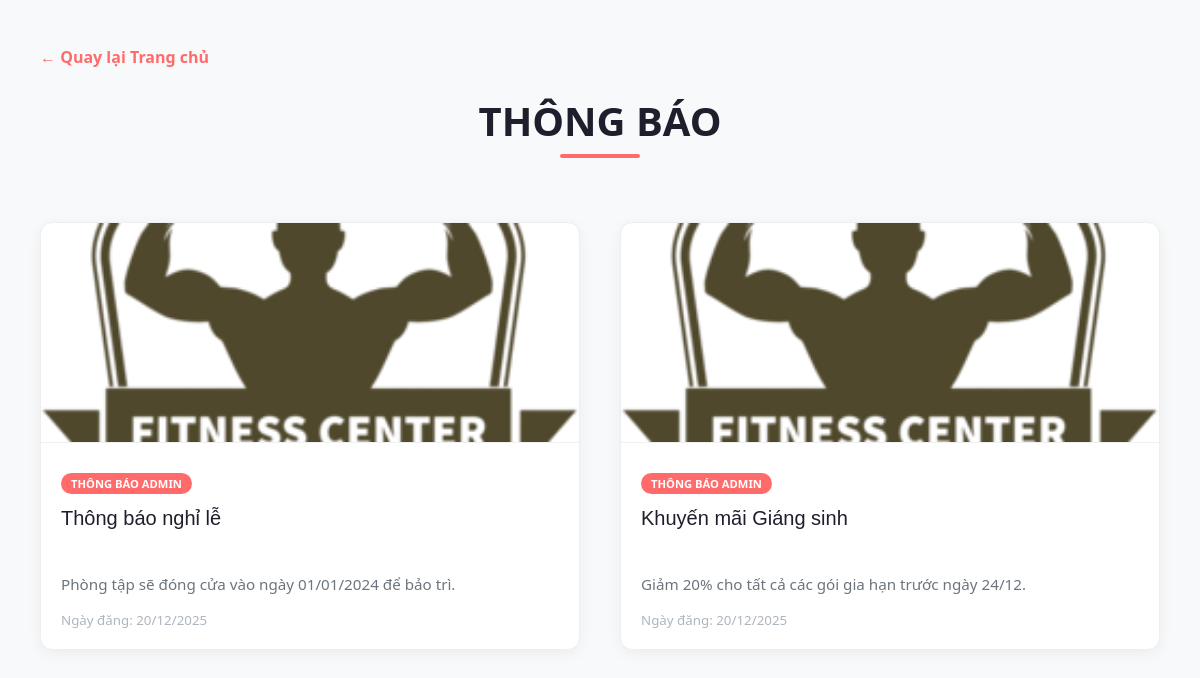
Before: /Hiep_Folder/thongbao.php with the older database file.
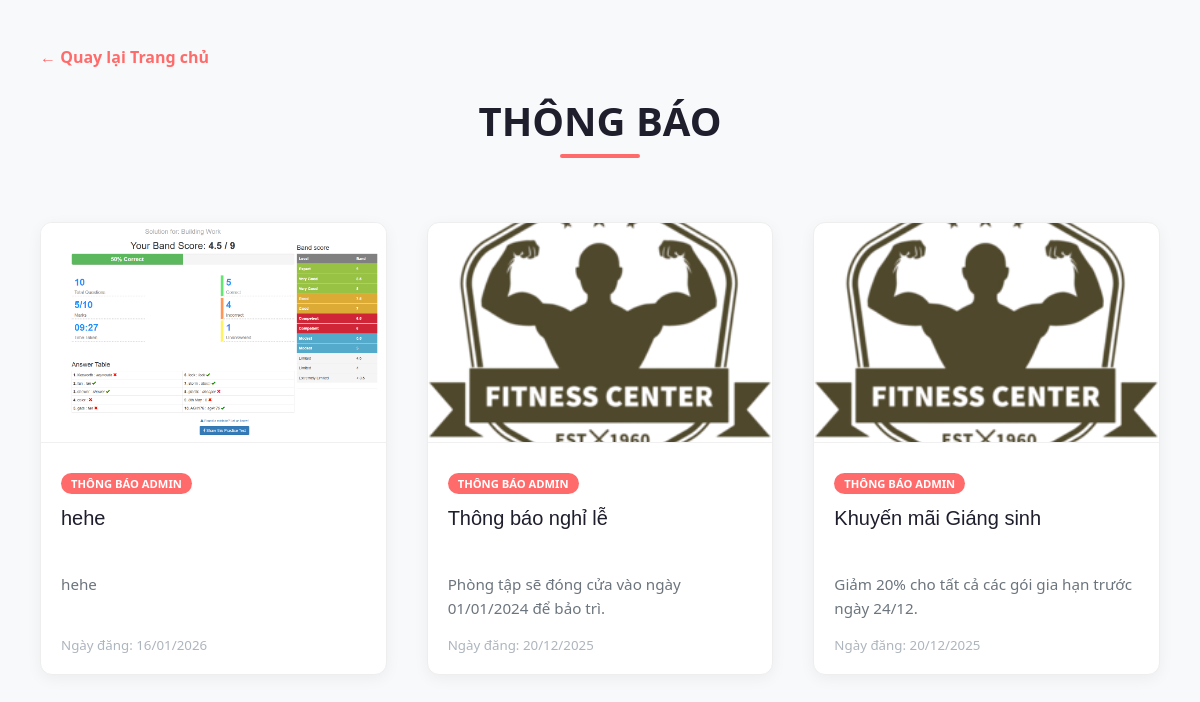
After: the same page with the newer database file.
### tables this page shows
CREATE TABLE `notifications` (
  `notification_id` int(11) NOT NULL,
  `title` varchar(200) NOT NULL,
  `image` varchar(300) DEFAULT NULL,
  `content` text NOT NULL,
  `created_at` datetime DEFAULT current_timestamp(),
  `created_by` int(11) DEFAULT NULL
);

### Hiep_Folder/thongbao.php (the view, shortened to what this page needs)
<?php
include("../QL_Profile/connectdb.php");
$sql = "SELECT * FROM notifications ORDER BY created_at DESC";
$result = mysqli_query($conn, $sql);
?>
<!DOCTYPE html>
<html lang="vi">
<head>
    <link rel="stylesheet" href="style.css">
</head>
<body>
<div class="thongbao__container">
    <a href="../index.php#blog" class="back-home">
        <i class='bx bx-left-arrow-alt'></i> ← Quay lại Trang chủ
    </a>
    <div class="header__title">
        <h2>THÔNG BÁO</h2>
    </div>
    <div class="blog__grid">
        <?php if ($result && mysqli_num_rows($result) > 0): ?>
            <?php while ($row = mysqli_fetch_assoc($result)): ?>
                <a href="blog-detail.php?id=<?php echo $row['notification_id']; ?>" class="blog__card">
                    <?php
                        $img_source = $row['image'];
                        if (empty($img_source) || $img_source == 'NULL') {
                            $image_path = "../assets/banner-3.png";
                        } else {
                            $image_path = "../assets/" . $img_source;
                        }
                    ?>
                    <img src="<?php echo $image_path; ?>" alt="notification" />
                    <div class="blog__info">
                        <span class="badge-notify">Thông báo Admin</span>
                        <h4><?php echo htmlspecialchars($row['title']); ?></h4>
                        <p><?php echo htmlspecialchars($row['content']); ?></p>
                        <small style="color: #adb5bd;">Ngày đăng: <?php echo date("d/m/Y", strtotime($row['created_at'])); ?></small>
                    </div>
                </a>
            <?php endwhile; ?>
        <?php endif; ?>
    </div>
</div>
</body>
</html>

### style.css (style rules this page uses)
:root { --primary-color: #dc030a; --primary-color-dark: rgb(135, 6, 12); --text-dark: #0a0a0a; --text-light: #737373; --extra-light: #e5e5e5; --white: #ffffff; --max-width: 1200px; --header-font: "Oswald", sans-serif; }
* { padding: 0; margin: 0; box-sizing: border-box; }
img { display: flex; width: 100%; }
a { text-decoration: none; transition: 0.3s; }
html, body { scroll-behavior: smooth; }
body { font-family: "Poppins", sans-serif; padding-top: 80px; }
.blog__grid { margin-top: 4rem; display: grid; gap: 1rem; }
.blog__card img { margin-bottom: 10px; }
.blog__card h4 { max-width: calc(100% - 1rem); font-size: 1.2rem; font-weight: 400; font-family: var(--header-font); color: var(--white); transition: 0.3s; }
@media (width > 540px) { .blog__grid { grid-template-columns: repeat(2, 1fr); } }
@media (width > 768px) { .blog__grid { grid-template-columns: repeat(4, 1fr); } }

### Hiep_Folder/thongbao.php (style rules this page uses)
body { padding: 40px; font-family: 'Segoe UI', Tahoma, Geneva, Verdana, sans-serif; background-color: #f8f9fa; color: #333; }
.thongbao__container { max-width: 1200px; margin: auto; }
.header__title { text-align: center; margin-bottom: 50px; }
.header__title h2 { font-size: 2.5rem; color: #1e1e2d; position: relative; display: inline-block; padding-bottom: 10px; }
.header__title h2::after { content: ""; position: absolute; bottom: 0; left: 50%; transform: translateX(-50%); width: 80px; height: 4px; background-color: #ff6b6b; border-radius: 2px; }
.blog__grid { display: grid; grid-template-columns: repeat(auto-fit, minmax(280px, 1fr)); gap: 2.5rem; align-items: stretch; }
.blog__card { display: flex; flex-direction: column; background: white; border-radius: 12px; text-decoration: none; color: inherit; box-shadow: 0 4px 15px rgba(0,0,0,0.05); transition: all 0.3s ease; overflow: hidden; height: 100%; border: 1px solid #eee; }
.blog__card img { width: 100%; height: 220px; object-fit: cover; border-bottom: 1px solid #f0f0f0; }
.blog__info { padding: 20px; display: flex; flex-direction: column; flex-grow: 1; }
.blog__card h4 { font-size: 1.25rem; color: #1e1e2d; margin-bottom: 12px; line-height: 1.4; display: -webkit-box; -webkit-line-clamp: 2; -webkit-box-orient: vertical; overflow: hidden; min-height: 2.8em; }
.blog__card p { font-size: 0.95rem; color: #6c757d; line-height: 1.6; flex-grow: 1; display: -webkit-box; -webkit-line-clamp: 3; -webkit-box-orient: vertical; overflow: hidden; margin-bottom: 15px; }
.badge-notify { background: #ff6b6b; color: white; padding: 3px 10px; border-radius: 20px; font-size: 0.7rem; font-weight: bold; text-transform: uppercase; margin-bottom: 10px; display: inline-block; width: fit-content; }
.back-home { display: inline-flex; align-items: center; margin-bottom: 25px; color: #ff6b6b; text-decoration: none; font-weight: 600; transition: 0.2s; }

Changed rows visible on the page:
added notifications: image (picture), title "hehe", content "hehe", created_at "16/01/2026"
